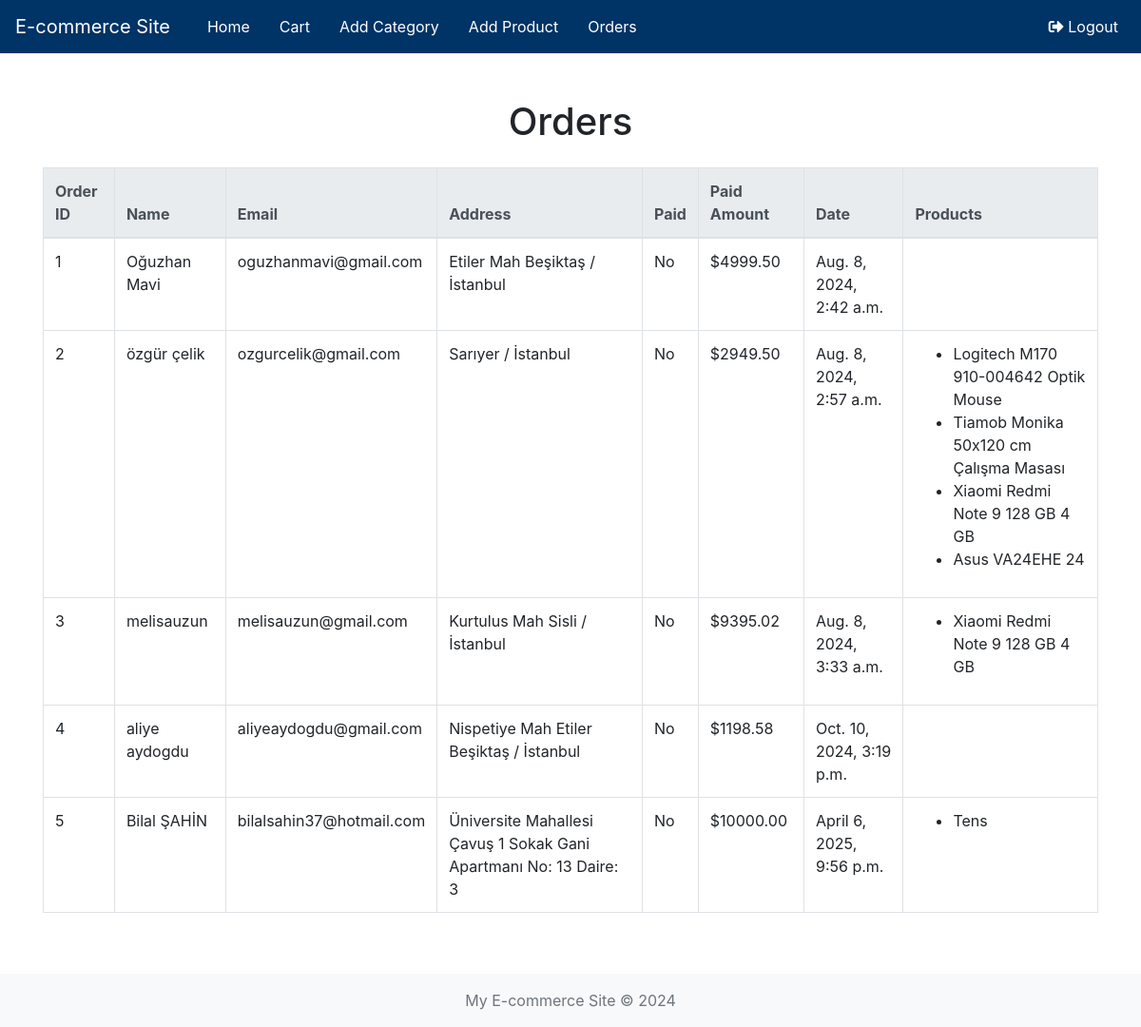
The page /orders/ (signed in) on the database its author committed.
### eshop/models.py (models this page shows, shortened)
class Order(models.Model):
    full_name=models.CharField(max_length=255)
    email=models.EmailField()
    address=models.CharField(max_length=255)
    paid=models.BooleanField(default=False)
    paid_amount=models.DecimalField(max_digits=10,decimal_places=2)
    created=models.DateTimeField(auto_now_add=True)
    cart=models.ForeignKey(Cart,on_delete=models.CASCADE)

class OrderItem(models.Model):
    order=models.ForeignKey(Order,related_name='items',on_delete=models.CASCADE)
    product=models.ForeignKey(Product,related_name='order_items',on_delete=models.CASCADE)
    quantity=models.PositiveIntegerField(default=1)
    price=models.DecimalField(max_digits=10,decimal_places=2)

class Product(models.Model):
    category=models.ForeignKey(Category, on_delete=models.CASCADE, related_name='products')
    name= models.CharField(max_length=100)
    image=models.ImageField(upload_to='products/',blank=True,null=True)
    description=models.TextField()
    price= models.DecimalField(max_digits=10,decimal_places=2)
    stock=models.PositiveIntegerField()
    available=models.BooleanField(default=True)

### eshop/views.py (the view)
# urls.py: path('orders/',orders_list,name='orders_list'),
def orders_list(request):
    orders=Order.objects.prefetch_related('items__product').all()
    return render(request,'eshop/orders_list.html',{'orders':orders})

### eshop/context_processors.py (called while the page is built)
def categories_processor(request):
    return {
        'categories':Category.objects.all()
    }

### eshop/templates/eshop/orders_list.html (shortened to what this page needs)
<!DOCTYPE html>
<html lang="en">
<head>
    <link rel="stylesheet" href="https://stackpath.bootstrapcdn.com/bootstrap/4.5.2/css/bootstrap.min.css">
    <link rel="stylesheet" href="https://cdnjs.cloudflare.com/ajax/libs/font-awesome/5.15.4/css/all.min.css">
</head>
<body>
    <header>
        <nav class="navbar navbar-expand-lg">
            <a class="navbar-brand" href="{% url 'product_list' %}"style="color: white;">E-commerce Site</a>
            <div class="collapse navbar-collapse" id="navbarNav">
                <ul class="navbar-nav mr-auto">
                    {% if user.is_authenticated %}
                    <li class="nav-item">
                        <a class="nav-link" href="{% url 'product_list' %}">Home</a>
                    </li>
                    <li class="nav-item">
                        <a class="nav-link" href="{% url 'cart_detail' %}">Cart</a>
                    </li>
                    <li class="nav-item">
                        <a class="nav-link" href="{% url 'add_category' %}">Add Category</a>
                    </li>
                    <li class="nav-item">
                        <a class="nav-link" href="{% url 'add_product' %}">Add Product</a>
                    </li>
                    <li class="nav-item">
                        <a class="nav-link" href="{% url 'orders_list' %}">Orders</a>
                    </li>
                    {% endif %}
                </ul>
                <ul class="navbar-nav ml-auto">
                    {% if user.is_authenticated %}
                    <li class="nav-item">
                        <a class="nav-link" href="{% url 'logout' %}"><i class="fas fa-sign-out-alt"></i> Logout</a>
                    </li>
                    {% endif %}
                </ul>
            </div>
        </nav>
    </header>
    <main class="container my-5">
        <h1 class="mb-4 text-center">Orders</h1>
        {% if orders %}
        <div class="table-responsive">
            <table class="table table-bordered table-hover">
                <thead class="thead-light">
                    <tr>
                        <th>Order ID</th>
                        <th>Name</th>
                        <th>Email</th>
                        <th>Address</th>
                        <th>Paid</th>
                        <th>Paid Amount</th>
                        <th>Date</th>
                        <th>Products</th>
                    </tr>
                </thead>
                <tbody>
                    {% for order in orders %}
                    <tr>
                        <td>{{ order.id }}</td>
                        <td>{{ order.full_name }}</td>
                        <td>{{ order.email }}</td>
                        <td>{{ order.address }}</td>
                        <td>{% if order.paid %}Yes{% else %}No{% endif %}</td>
                        <td>${{ order.paid_amount }}</td>
                        <td>{{ order.created }}</td>
                        <td>
                            <ul>
                                {% for item in order.items.all %}
                                <li>{{ item.product.name }}</li>
                                {% endfor %}
                            </ul>
                        </td>
                    </tr>
                    {% endfor %}
                </tbody>
            </table>
        </div>
        {% else %}
        <div class="alert alert-warning text-center" role="alert">
            No orders found.
        </div>
        {% endif %}
    </main>
    <footer class="footer mt-auto py-3 bg-light">
        <div class="container text-center">
            <span class="text-muted">My E-commerce Site &copy; 2024</span>
        </div>
    </footer>
</body>
</html>

### eshop/templates/eshop/orders_list.html (style rules this page uses)
.navbar { background-color: #003366; }
.navbar-nav .nav-link { margin-left: 15px; color: white; }
.footer { background-color: #f1f1f1; padding: 10px 0; }

### rows shown on the page
Order: id "1", full_name "Oğuzhan Mavi", email "oguzhanmavi@gmail.com", address "Etiler Mah Beşiktaş / İstanbul", paid "No", paid_amount "4999.50", created "Aug. 8, 2024, 2:42 a.m."
Order: id "2", full_name "özgür çelik", email "ozgurcelik@gmail.com", address "Sarıyer / İstanbul", paid "No", paid_amount "2949.50", created "Aug. 8, 2024, 2:57 a.m."
OrderItem: product.name "Logitech M170 910-004642 Optik Mouse"
OrderItem: product.name "Tiamob Monika 50x120 cm Çalışma Masası"
OrderItem: product.name "Xiaomi Redmi Note 9 128 GB 4 GB"
OrderItem: product.name "Asus VA24EHE 24"
Order: id "3", full_name "melisauzun", email "melisauzun@gmail.com", address "Kurtulus Mah Sisli /İstanbul", paid "No", paid_amount "9395.02", created "Aug. 8, 2024, 3:33 a.m."
OrderItem: product.name "Xiaomi Redmi Note 9 128 GB 4 GB"
Order: id "4", full_name "aliye aydogdu", email "aliyeaydogdu@gmail.com", address "Nispetiye Mah Etiler Beşiktaş / İstanbul", paid "No", paid_amount "1198.58", created "Oct. 10, 2024, 3:19 p.m."
Order: id "5", full_name "Bilal ŞAHİN", email "bilalsahin37@hotmail.com", address "Üniversite Mahallesi Çavuş 1 Sokak Gani Apartmanı No: 13 Daire: 3", paid "No", paid_amount "10000.00", created "April 6, 2025, 9:56 p.m."
OrderItem: product.name "Tens"
